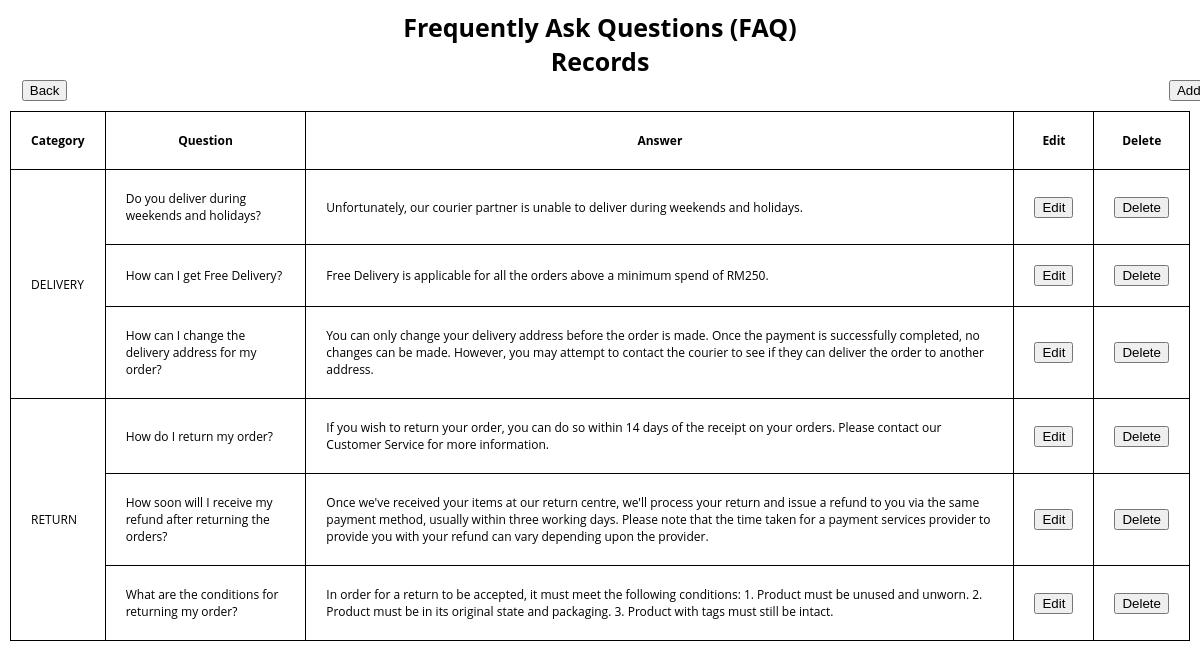
/adminFaq.php (signed in), run on the app's committed database.
### tables this page shows
CREATE TABLE IF NOT EXISTS `faq` (
  `id` int(11) NOT NULL AUTO_INCREMENT,
  `category` varchar(30) NOT NULL,
  `question` longtext NOT NULL,
  `answer` longtext NOT NULL,
  PRIMARY KEY (`id`)
);

### adminFaq.php (the view, shortened to what this page needs)
<!DOCTYPE html>
<html>
<head>
    <link rel="stylesheet" href="style.css">
</head>
<body>
    <div class="admin_function">
        <h2>Frequently Ask Questions (FAQ)<br>Records</h2>
        <?php
        include("database.php");
        $result = $conn->query("SELECT * from faq ORDER BY category");
        $cat = array();
        while ($row = $result->fetch_assoc()) {
            if (!in_array($row["category"], $cat))
                array_push($cat, $row["category"]);
            $byCategory[$row["category"]][] = $row;
        }
        ?>
        <button style="position: relative; left:1%" onclick="location.href='adminDashboard.php'">Back</button>
        <button style="position: relative; left:94%;" onclick="AddPopup()">Add</button>
        <table class="admin_table table_center">
            <tr>
                <th>Category</th>
                <th>Question</th>
                <th>Answer</th>
                <th>Edit</th>
                <th>Delete</th>
            </tr>
            <?php
            $count = 0;
            foreach ($byCategory as $category => $faqs) { ?>
            <tr>
                <td rowspan=<?php echo count($byCategory[$category]) ?>>
                    <?php echo strtoupper($category); ?>
                </td>
                <?php
                    foreach ($faqs as $faq) {
                        $count++; ?>
                <td>
                    <?php echo $faq["question"]; ?>
                </td>
                <td>
                    <?php echo $faq["answer"]; ?>
                </td>
                <td>
                    <button class="edit_button" onclick="EditPopup(<?php echo $count; ?>)">Edit</button>
                </td>
                <td>
                    <form action="delete.php" method="post" onsubmit="return confirmation('delete')">
                        <input type="submit" name="delete_faq" value="Delete">
                    </form>
                </td>
            </tr>
            <?php }
                } ?>
        </table>
    </div>
</body>
</html>

### style.css (style rules this page uses)
* { margin: 0; }
body { background-color: var(--primary-background); font-family: "Open Sans", sans-serif; width:100%; }
h2 { text-align: left; margin-top: 2%; margin-left: 10.6%; font-weight: bold; font-size: 25px; }
div.admin_function { margin: 10px 10px; }
div.admin_function h2 { position: relative; margin:auto; text-align: center; }
table.table_center { margin: 10px auto; border-collapse:collapse; }
table.admin_table th, table.admin_table td { border: 1px solid black; padding: 20px; font-size: 12px; }
html { scroll-behavior: smooth; }

### data on the page
faq: question "Do you deliver during weekends and holidays?", answer "Unfortunately, our courier partner is unable to deliver during weekends and holidays."
faq: question "How can I get Free Delivery?", answer "Free Delivery is applicable for all the orders above a minimum spend of RM250."
faq: question "How can I change the delivery address for my order?", answer "You can only change your delivery address before the order is made. Once the payment is successfully completed, no changes can be made. However, you may attempt to contact the courier to see if they can deliver the order to another address."
faq: question "How do I return my order?", answer "If you wish to return your order, you can do so within 14 days of the receipt on your orders. Please contact our Customer Service for more information."
faq: question "How soon will I receive my refund after returning the orders?", answer "Once we've received your items at our return centre, we'll process your return and issue a refund to you via the same payment method, usually within three working days. Please note that the time taken for a payment services provider to provide you with your refund can vary depending upon the provider."
faq: question "What are the conditions for returning my order?", answer "In order for a return to be accepted, it must meet the following conditions: 1. Product must be unused and unworn. 2. Product must be in its original state and packaging. 3. Product with tags must still be intact."

### other printed values
$category "DELIVERY"
$category "RETURN"
